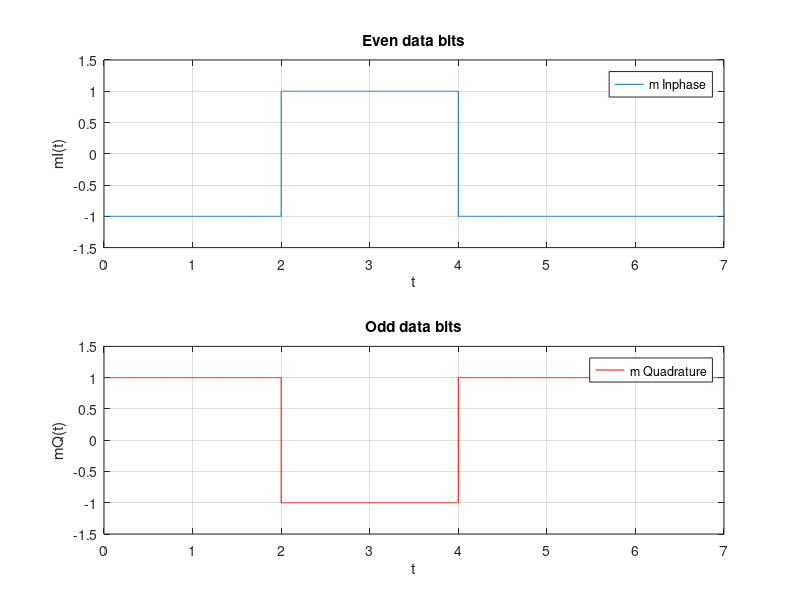

This figure's MATLAB source: (Note: this script raises an error after producing the figure.)
%% HW5
% Teacher : Doctor_Mohammadi
% Author: [SeyedAli] - [SeyedHosseini]
% E-mail: [alishosseini79@aut.ac.ir]
%Student-Number : [9723042]
% University: Amirkabir University of Technology

%% Q 2
%% Clear recent data
clc;
close all;
clear;
%% Initialization
clear;
clc;
%b = input('Enter the Bit stream \n '); %b =  [0,1,1,0,0,1,0,1];
m =  [0,1,1,0,0,1,0,1];
n = length(m);
fs = 1e3;
t = 0 : 1/fs : n; %time
x = 1 : 1 : (n+2)*fs; %index 
for i = 1  :n
    if (m(i) == 0)
        b_p(i) = -1;
    else
        b_p(i) = 1;
    end
    for j = i:.1:i+1
        m(x(i*fs:(i+1)*fs)) = b_p(i);
        if (mod(i,2) == 0)
           mQ(x(i*fs:(i+1)*fs)) = b_p(i);
            mQ(x((i+1)*fs:(i+2)*fs)) = b_p(i);
        else
           mI(x(i*fs:(i+1)*fs)) = b_p(i);
            mI(x((i+1)*fs:(i+2)*fs)) = b_p(i);
        end
        if (mod(n,2)~= 0)
            mQ(x(n*fs:(n+1)*fs)) = -1;
            mQ(x((n+1)*fs:(n+2)*fs)) = -1;
        end
    end
end
%% Remake
m = m(fs:end);
mI = mI(fs:(n+1)*fs);
mQ = mQ(2*fs:(n+2)*fs);
%% Plotting
figure(1)
subplot(211)
stairs(t,mI)
title("Even data bits")
axis([0 7 -1.5 1.5])
xlabel ('t')
ylabel('mI(t)')
grid on
legend('m Inphase')

subplot(212)
stairs(t,mQ,"r")
title("Odd data bits")
axis([0 7 -1.5 1.5])
xlabel ('t')
ylabel('mQ(t)')
grid on
legend('m Quadrature')

%% Modulator
fc = 1/8; %carrier frequency MHz with Nyquist rate
T = 8;%micro seceond
clc;
a = cos(2*pi*fc.*t) .* cos((pi.*t)/(2*T));
fH = fc + 1/(4*T);
fL = fc - 1/(4*T);
deltaf = fH - fL ;
x1 = bandpass(a,[fH-deltaf fH+deltaf],fs);
y1 = bandpass(a,[fL-deltaf fL+deltaf],fs);

%% Second part
xt = -x1 + y1 ; %after summation
yt = x1 + y1;

clc;

XtxI = xt.*mI ;
YtxQ = yt.*mQ;

Smsk = XtxI + YtxQ; %Smsk(t)
%% Plotting
figure(2)
subplot(311)
stairs(t,XtxI)
title("x(t)*mI(t)")
%axis([0 7 -1.5 1.5])
xlabel ('t')
ylabel('amp')
grid on
legend('x(t) * mI(t)')

subplot(312)
stairs(t,YtxQ,"r")
title("y(t) * mQ(t)")
%axis([0 7 -1.5 1.5])
xlabel ('t')
ylabel('amp')
grid on
legend('y(t) * mQ(t)')

subplot(313)
stairs(t,Smsk,"-k")
title("Smsk(t)")
%axis([0 7 -1.5 1.5])
xlabel ('t')
ylabel('amp')
grid on
legend('Smsk(t)')
%% Reciever
clc;
S_rI = Smsk .*x1 ;
S_rQ = Smsk .* y1;
%% Plottting
clc;
figure(2)
subplot(211)
stairs(t,S_rI)
title("Output Signal of Smsk(t) * x(t)")
%axis([0 7 -1.5 1.5])
xlabel ('t')
ylabel('amp')
grid on

subplot(212)
stairs(t,S_rQ,"-r")
title("Output Signal of Smsk(t)*y(t)")
%axis([0 7 -1.5 1.5])
xlabel ('t')
ylabel('amp')
grid on
%%
t0 = 1;
t1 = 1;
% Integerator
OutI = cumtrapz(S_rI);
OutQ = cumtrapz(S_rQ);
t1 = 1 : 2*T : length(t) ;
OutDecI =OutI(t1);
OutDecQ = OutQ(t1);

%% Decision

%% Plottting
clc;
figure(4)
subplot(211)
stairs(t1,OutDecI)
title("Output Signal of Integrator Inphase")
%axis([0 7 -1.5 1.5])
xlabel ('t')
ylabel('amp')
grid on

subplot(212)
stairs(t1,OutDecQ,"r")
title("Output Signal of Integrator Quadrature")
%axis([0 7 -1.5 1.5])
xlabel ('t')
ylabel('amp')
grid on



